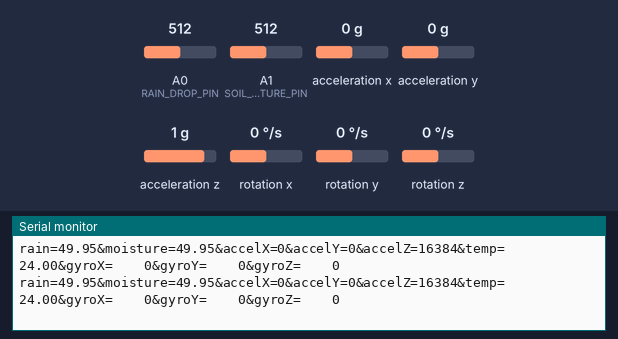
The sketch below on a simulated Arduino Uno, built with avr-gcc and run on an emulated ATmega328P. Parts: the last lines printed to the serial monitor. Wiring (inferred from the names in the program): MPU-6050 motion sensor at I2C address 0x68. Inputs (shaded band) come from the test bench; at power-on: A0 (RAIN_DROP_PIN) = 512, A1 (SOIL_MOISTURE_PIN) = 512, acceleration x 0 g, acceleration y 0 g, acceleration z 1 g, rotation x 0 °/s, rotation y 0 °/s, rotation z 0 °/s.

Above: at 4.5 s.
4.6 s: A0 (RAIN_DROP_PIN) set to 902
At 5.9 s:
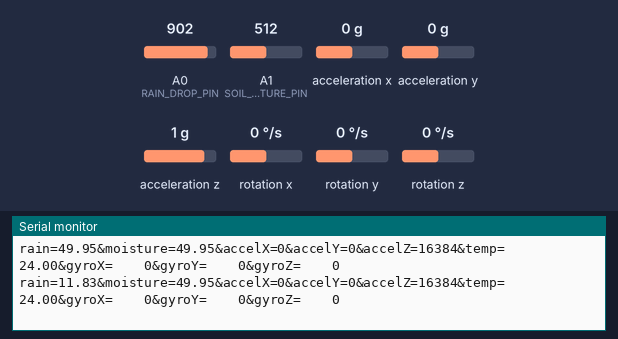
6.1 s: A0 (RAIN_DROP_PIN) set to 938
At 7.1 s:
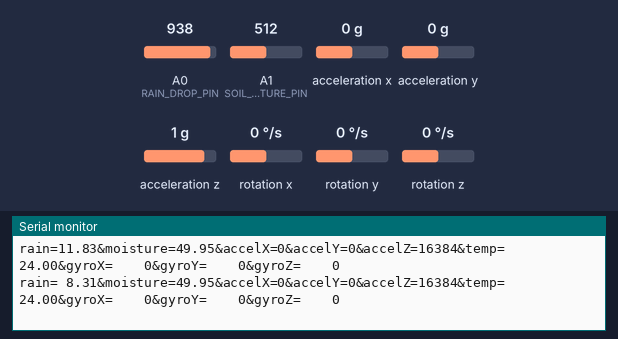
8.8 s: A1 (SOIL_MOISTURE_PIN) set to 906
At 10.1 s:
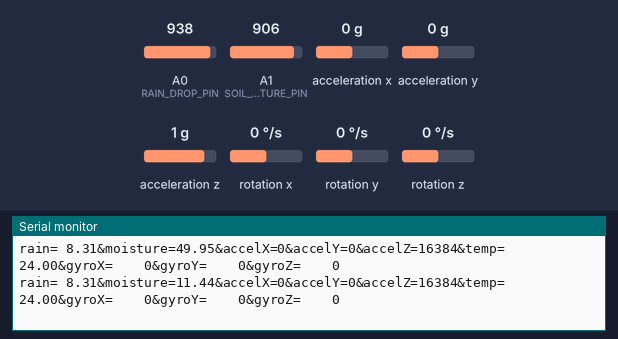
10.3 s: A1 (SOIL_MOISTURE_PIN) set to 934
At 11.3 s:
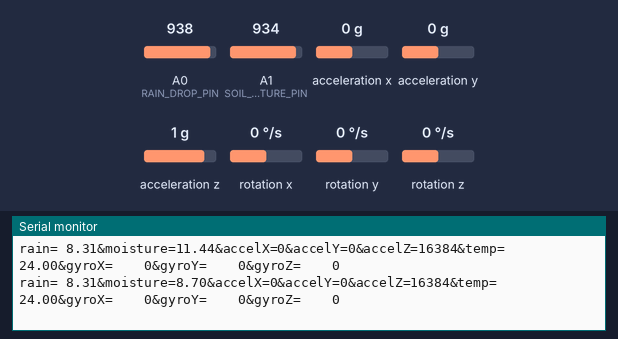
Timing chart, 0 to 13.3 s (numbered marks = the images above; inputs shaded):
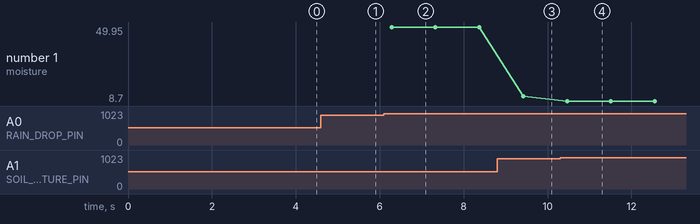

Measured:
- the behaviour switches between 920 and 921 on A0 (RAIN_DROP_PIN) (found by bisection; images 1 and 2)
- after the input at 4.6 s, the serial monitor: prints a new line after 0.63 s (image 1)
- after the input at 6.1 s, the serial monitor: prints a new line after 0.18 s (image 2)
- after the input at 8.8 s, the serial monitor: prints a new line after 0.62 s (image 3)
- after the input at 10.3 s, the serial monitor: prints a new line after 0.16 s (image 4)
- plotted number 1: 49.95 → 11.44 after the input at 8.8 s, 11.44 → 8.7 after the input at 10.3 s

The sketch:

sensors_get_data.ino
```cpp
#include <stdio.h>
#include <Wire.h>

// MPU-6050 I2C address
const int MPU_ADDR = 0x68;

// Accelerometer and gyroscope reading variables
int16_t accelX, accelY, accelZ, gyroX, gyroY, gyroZ;
float temperature;

// Sensor pins
const int SOIL_MOISTURE_PIN = A1;
const int RAIN_DROP_PIN = A0;

// Sensor value range
const int SENSOR_MIN = 0;
const int SENSOR_MAX = 1023;

void setup() {
  Wire.begin();
  Wire.beginTransmission(MPU_ADDR);
  Wire.write(0x6B);  // Wake up MPU-6050
  Wire.write(0);
  Wire.endTransmission(true);
  Serial.begin(9600);  // Initialize serial communication
}

void loop() {
  // Read sensor values
  int soilMoistureAnalog = analogRead(SOIL_MOISTURE_PIN);
  int rainDropAnalog = analogRead(RAIN_DROP_PIN);

  // Calculate percentages
  float soilMoisturePercentage = 100 - ((soilMoistureAnalog / 1023.0) * 100);
  float rainPercentage = 100 - ((rainDropAnalog / 1023.0) * 100);

  // Convert percentages to strings
  char rainStr[6], moistureStr[6];
  dtostrf(rainPercentage, 5, 2, rainStr);
  dtostrf(soilMoisturePercentage, 4, 2, moistureStr);

  // Read MPU-6050 data
  Wire.beginTransmission(MPU_ADDR);
  Wire.write(0x3B);  // Starting register for accelerometer data
  Wire.endTransmission(false);
  Wire.requestFrom(MPU_ADDR, 14, true);

  accelX = Wire.read() << 8 | Wire.read();
  accelY = Wire.read() << 8 | Wire.read();
  accelZ = Wire.read() << 8 | Wire.read();
  temperature = Wire.read() << 8 | Wire.read();
  gyroX = Wire.read() << 8 | Wire.read();
  gyroY = Wire.read() << 8 | Wire.read();
  gyroZ = Wire.read() << 8 | Wire.read();

  // Convert temperature to Celsius
  temperature = temperature / 340.00 + 36.53;

  // Convert sensor values to strings
  char accelXStr[6], accelYStr[6], accelZStr[6], tempStr[6], gyroXStr[6], gyroYStr[6], gyroZStr[6];
  dtostrf(accelX, 5, 0, accelXStr);
  dtostrf(accelY, 5, 0, accelYStr);
  dtostrf(accelZ, 7, 2, accelZStr);
  dtostrf(temperature, 6, 2, tempStr);
  dtostrf(gyroX, 5, 0, gyroXStr);
  dtostrf(gyroY, 5, 0, gyroYStr);
  dtostrf(gyroZ, 5, 0, gyroZStr);

  // Create POST data string
  char postData[100];
  sprintf(postData, "rain=%s&moisture=%s&accelX=%d&accelY=%d&accelZ=%d&temp=%s&gyroX=%s&gyroY=%s&gyroZ=%s",
          rainStr, moistureStr, accelX, accelY, accelZ, tempStr, gyroXStr, gyroYStr, gyroZStr);

  // Print POST data
  Serial.println(postData);

  // Delay before next loop
  delay(1000);
}
```
